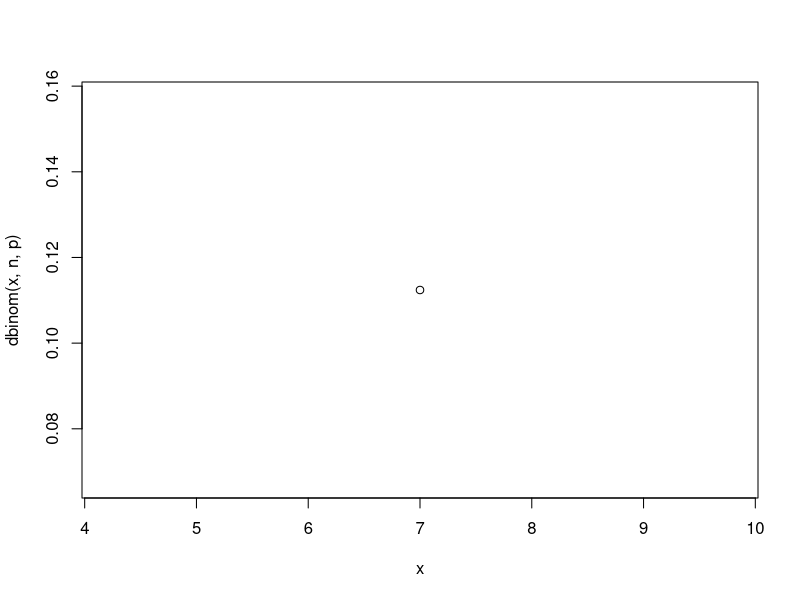

Generate this figure with R:
n<- 20
p<-0.25
x<-7

print(dbinom(x,n,p))  # for exactly 7
print(pbinom(x,n,p)) # for less than 7

# plot(x,dbinom(x,n,p),'h')
plot(x,dbinom(x,n,p),'b')

